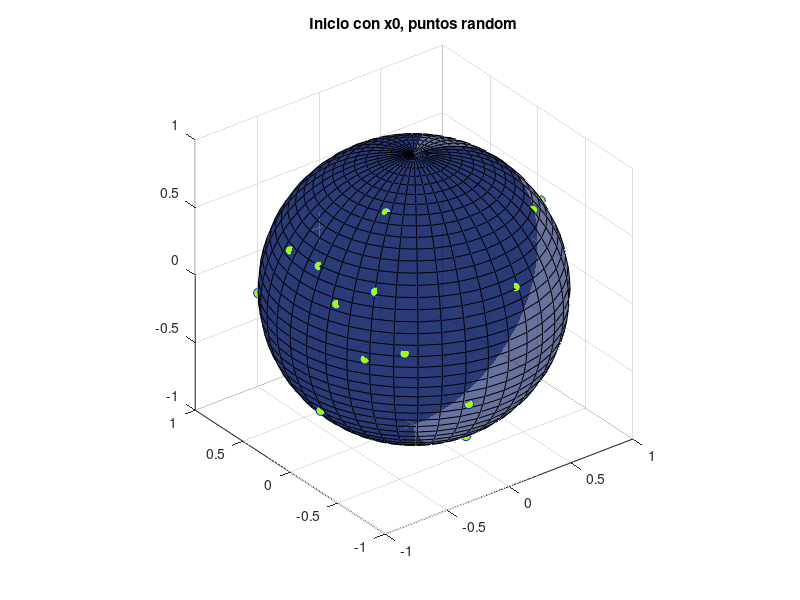

Write the MATLAB code that produced this figure. (Note: this script raises an error after producing the figure.)
% esfera.m 
% 26.oct.20
% Script donde se resuelve el problema:
% min fesfera(x)
%   s.a. hesfera(x) = 0
% Organización de este script:
%   Primero obtenemos puntos iniciales y los graficamos en la esfera
%   unitaria en R^3
%   Luego resolvemos el problema de optimización anterior con nuestro
%   método, pcsglobal (para ver qué funciones necesita ver dicha función) y
%   también graficamos los puntos óptimos.
%   Al final resolvemos el problema anterior con la función de Matlab
%   fmincon y graficamos los puntos óptimos
%   Al obtener la diferencia en norma de los valores f(x*) de nuestro
%   método con el de Matlab vemos que estos diferen en órden de 1e-06.
%
% Optimización Numérica
% ITAM Otoño 2020
% Equipo: Santiago Muriel
%         Mariana G Martinez
%         Roman Velez


% Primero vamos a graficar los puntos iniciales sobre la esfera unitaria
close all
clear all

figure(1)

[a b c] = sphere(40);
w = surfl(a, b, c); 
set(w, 'FaceAlpha', 0.6)
set(w, 'FaceColor', [2/255 21/255 93/255])
axis equal
hold on

np = 21;

P = randn(3,np); %  P(:,j) es un vector en R^3
x0 = zeros(3*np,1);
for j = 1:np
    v = P(:,j); 
    nv = norm(v);
    P(:,j) = v/nv;
    x(3*(j-1)+1:3*j) = P(:,j);
    scatter3(P(1,j), P(2,j), P(3,j), 50, 'MarkerEdgeColor', [0 39/255, 1] ,'MarkerFaceColor',[162/255 1 0])
    hold on
end
title('Inicio con x0, puntos random')

x0 = P(:);

% optimizacion con nuestro método y graficación con los puntos obtenidos
% aquí
fx = 'fesfera';
hx = 'hesfera';
[x, lambda, k] = pcsglobal(fx, hx, x0);

figure(2)

[a b c] = sphere(40);
w = surfl(a, b, c); 
set(w, 'FaceAlpha', 0.6)
set(w, 'FaceColor', [26/255 63/255 169/255])
axis equal
hold on
P = zeros(3, np);
for j = 1:np
    P(:, j) = x(3*(j-1)+1:3*j);
    scatter3(P(1,j), P(2,j), P(3,j), 50, 'MarkerEdgeColor', [0 39/255, 1] ,'MarkerFaceColor',[162/255 1 0])
    hold on
end
title('Optimizacion con nuestra función')

% optimización con MATLAB y graficación con los puntos obtenidos aquí
options.MaxFunctionEvaluations= 1e+06;
options = optimset('Algorithm','sqp', 'Display','iter');
[xf,fx, exitflag, output] = fmincon('fesfera',x,[],[],[],[],[],[],'hesferaM', options);

figure(3)

[a b c] = sphere(40);
w = surfl(a, b, c); 
set(w, 'FaceAlpha', 0.6)
set(w, 'FaceColor', [0 0 190/255])
axis equal
hold on
P = zeros(3, np);
for j = 1:np
    P(:, j) = xf(3*(j-1)+1:3*j);
    scatter3(P(1,j), P(2,j), P(3,j), 50, 'MarkerEdgeColor', [0 39/255, 1] ,'MarkerFaceColor',[162/255 1 0])
    hold on
end
title('Optimizacion con funciones de Matlab')



% Vemos que nuestro método obtiene un valor muy cercano de f comparado con
% lo que se obtiene en Matlab, nos gusta :)
norm(fx-fesfera(x))

 
 


